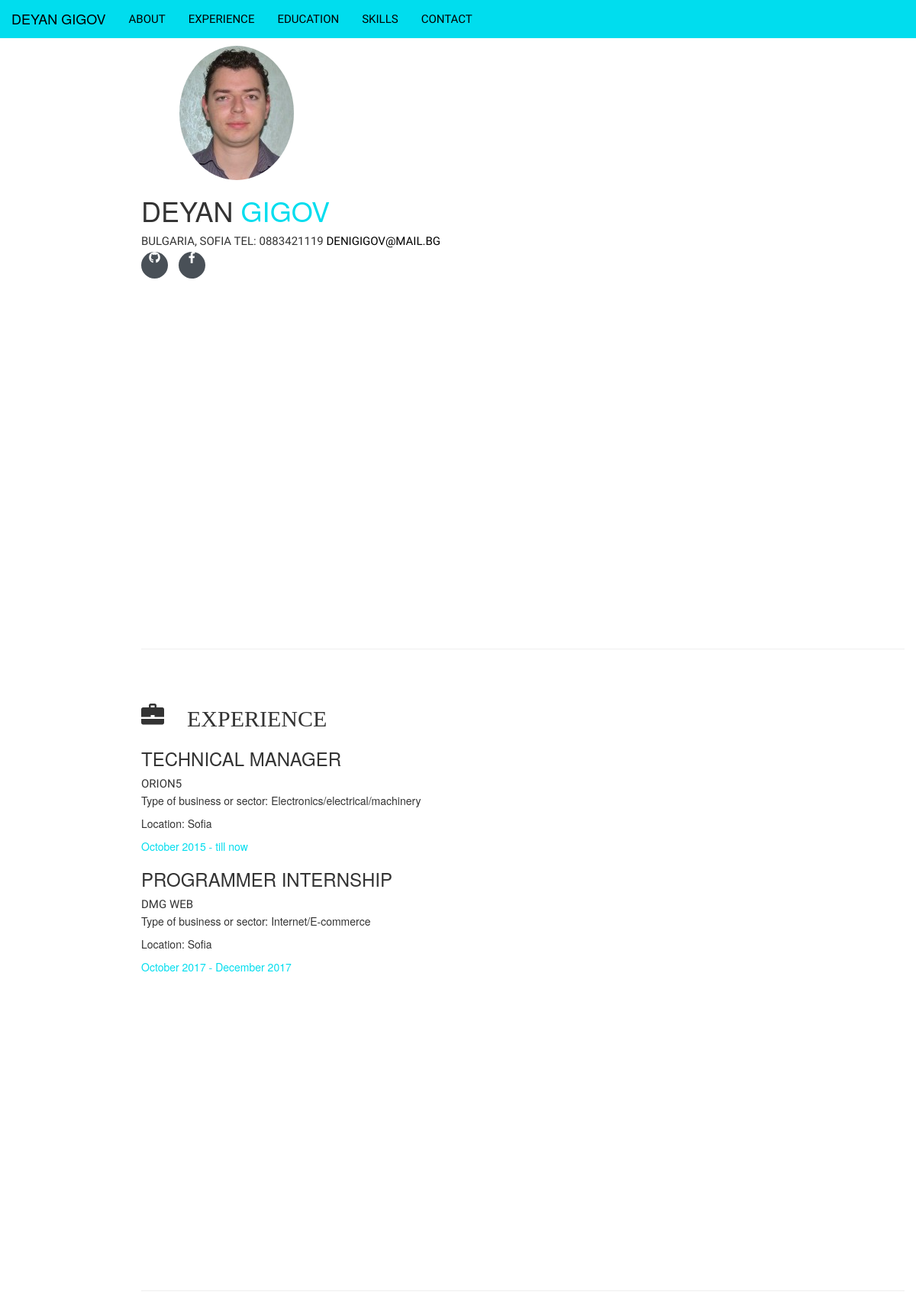
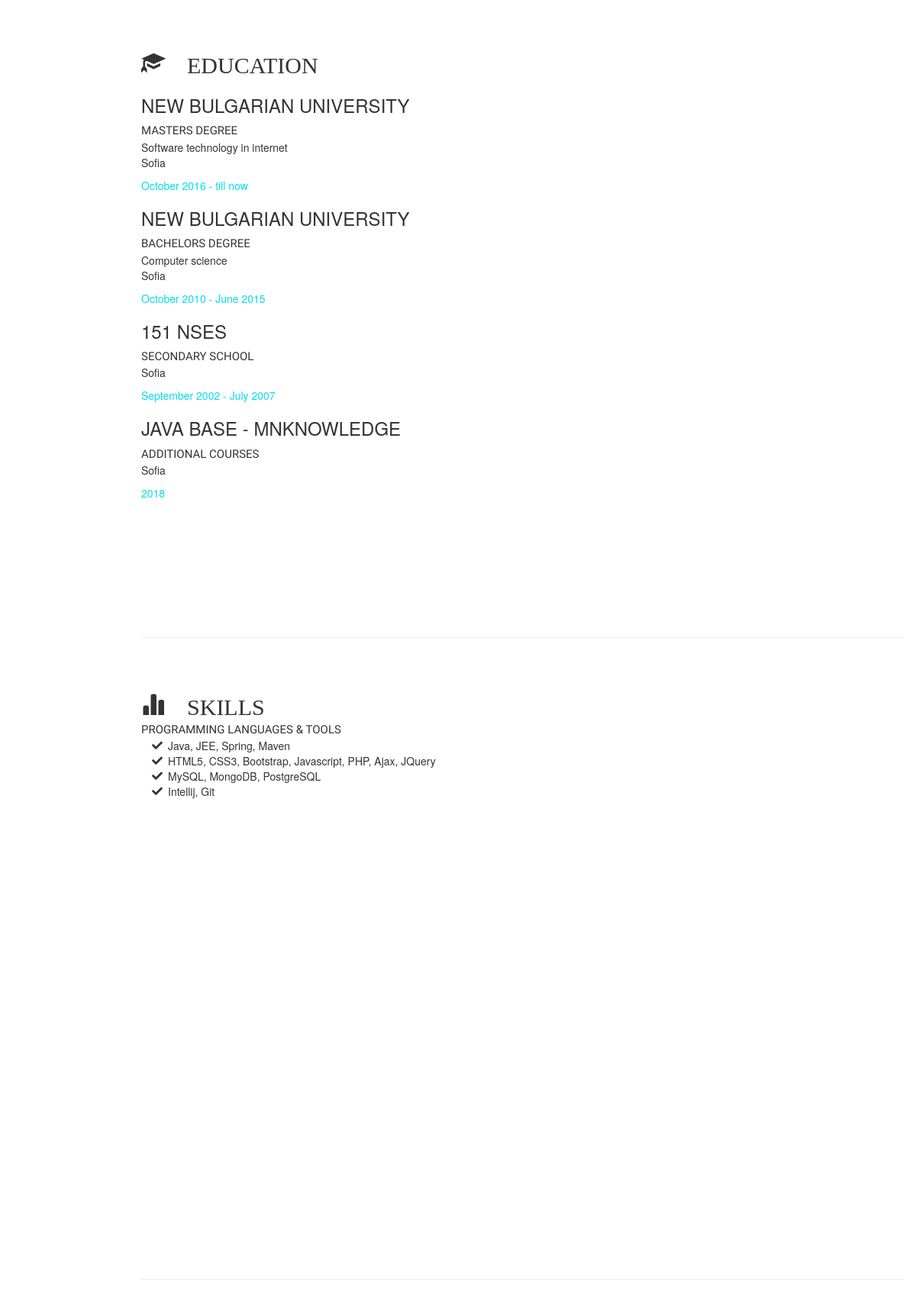
The page / on the database its author committed (2 pictures, top to bottom).
### tables this page shows
CREATE TABLE `info` (
  `FirstName` varchar(255) NOT NULL,
  `LastName` varchar(255) NOT NULL,
  `Country` varchar(255) NOT NULL,
  `City` varchar(255) NOT NULL,
  `Tel` varchar(255) NOT NULL,
  `Email` varchar(255) NOT NULL
);

CREATE TABLE `experience` (
  `Company` varchar(255) NOT NULL,
  `Position` varchar(255) NOT NULL,
  `Sector` varchar(255) NOT NULL,
  `Location` varchar(255) NOT NULL,
  `DateFromTo` varchar(255) NOT NULL
);

CREATE TABLE `education` (
  `University` varchar(255) NOT NULL,
  `Degree` varchar(255) NOT NULL,
  `Program` varchar(255) NOT NULL,
  `Location` varchar(255) NOT NULL,
  `DateFromTo` varchar(255) NOT NULL
);

CREATE TABLE `skills` (
  `Backend` varchar(255) NOT NULL,
  `Frontend` varchar(255) NOT NULL,
  `Data_base` varchar(255) NOT NULL,
  `IDE` varchar(255) NOT NULL
);

### index.php (the view, shortened to what this page needs)
<!DOCTYPE html PUBLIC "-//W3C//DTD XHTML 1.0 Transitional//EN" "http://www.w3.org/TR/xhtml1/DTD/xhtml1-transitional.dtd">
<html xmlns="http://www.w3.org/1999/xhtml">
	<head>
		<link rel="stylesheet" href="style.css" type="text/css" media="screen" />
		<link rel="stylesheet" href="https://use.fontawesome.com/releases/v5.6.3/css/all.css">
		<link rel="stylesheet" href="https://unpkg.com/bootstrap-table@1.13.3/dist/bootstrap-table.min.css">
		<link rel="stylesheet" href="https://maxcdn.bootstrapcdn.com/bootstrap/3.4.0/css/bootstrap.min.css">
	</head>
	<body bgcolor="#FFFFFF" leftmargin=0 topmargin=0 marginwidth=0 marginheight=0 id="page-top">
	<?php
			$connect = new mysqli ("localhost", "root","","cv_data");
	?>
	<nav class="navbar navbar-inverse navbar-color navbar-fixed-top">
	  <div class="container-fluid">
		<div class="navbar-header">
      <a class="navbar-brand" href="#"><h4>Deyan Gigov</h4></a>
    </div>
      <div class="collapse navbar-collapse subheading" id="navbarContent">
        <ul class="nav navbar-nav ">
          <li>
            <a href="#info">About</a>
          </li>
          <li>
            <a href="#work">Experience</a>
          </li>
          <li>
            <a href="#education">Education</a>
          </li>
          <li>
            <a href="#skills">Skills</a>
          </li>
		  <li>
            <a href="contact.php">Contact</a>
          </li>
        </ul>
      </div>
	  </div>
    </nav>
	<div class="container-fluid p-0" style="margin-top:30px;">
      <section class="resume-section p-3 p-lg-5 d-flex d-column" id="info">
        <div><img class="img-profile" src="cv2.jpg" border="0">
		<?php
			$result = $connect->query("SELECT * FROM info");
			$row3=$result->fetch_array();
          echo "<h1 class='mb-0'>".$row3['FirstName']."
            <span class='text-primary'>".$row3['LastName']."</span>
          </h1>
          <div class='subheading mb-5'>".$row3['Country'].", ".$row3['City']." tel:  	".$row3['Tel']."
            <a href='mailto:denigigov@mail.bg'>".$row3['Email']."</a>
          </div>";
		  ?>
          <div class="social-icons">
            <a href="https://github.com/DGigov">
              <i class="fab fa-github"></i>
            </a>
            <a href="https://www.facebook.com/">
              <i class="fab fa-facebook-f"></i>
            </a>
          </div>
        </div>
      </section>
      <hr class="m-0">
      <section class="resume-section p-3 p-lg-5 d-flex flex-column" id="work">
        <div class="my-auto">
          <h2 class="mb-5 glyphicon glyphicon-briefcase"> Experience</h2>
		<?php
			$result1 = $connect->query("SELECT * FROM experience");
			while( ($row=$result1->fetch_array()) != null){
				echo "<div class='resume-item d-flex flex-column flex-md-row mb-5'>
				<div class='resume-content mr-auto'>
				<h3 class='mb-0'>".$row['Position']."</h3>
				<div class='subheading mb-3'>".$row['Company']."</div>
				<p>Type of business or sector: " .$row['Sector']."</p>
				<p>Location: ".$row['Location']."</p>
				</div>
				<div class='resume-date text-md-right'>
					<span class='text-primary'>".$row['DateFromTo']."</span>
				</div>
				</div>";
			}
		?>
        </div>
      </section>
      <hr class="m-0">
      <section class="resume-section p-3 p-lg-5 d-flex flex-column" id="education">
        <div class="my-auto">
          <h2 class="mb-5 glyphicon glyphicon-education"> Education</h2>
			<?php
			$result2 = $connect->query("SELECT * FROM education");
			while( ($row2=$result2->fetch_array()) != null){
				echo "
          <div class='resume-item d-flex flex-column flex-md-row mb-5'>
            <div class='resume-content mr-auto'>
              <h3 class='mb-0'>".$row2['University']."</h3>
              <div class='subheading mb-3'>".$row2['Degree']."</div>
              <div>".$row2['Program']."</div>
              <p>Sofia</p>
            </div>
            <div class='resume-date text-md-right'>
              <span class='text-primary'>".$row2['DateFromTo']."</span>
            </div>
          </div>";
		  }
		?>
        </div>
      </section>
      <hr class="m-0">
      <section class="resume-section p-3 p-lg-5 d-flex flex-column" id="skills">
        <div class="my-auto">
          <h2 class="mb-5 glyphicon glyphicon-stats"> Skills</h2>
          <div class="subheading mb-3">Programming Languages &amp; Tools</div>
          <ul class="fa-ul mb-0">
		  <?php
			$result3 = $connect->query("SELECT * FROM skills");
			$row4=$result3->fetch_array();
				echo "
            <li>
              <i class='fa-li fa fa-check'></i>
              ".$row4['Backend']."</li>
            <li>
              <i class='fa-li fa fa-check'></i>
               ".$row4['Frontend']."</li>
            <li>
              <i class='fa-li fa fa-check'></i>
              ".$row4['Data_base']."</li>
            <li>
              <i class='fa-li fa fa-check'></i>
              ".$row4['IDE']."</li>";
			  ?>
          </ul>
        </div>
      </section>
      <hr class="m-0">
    </div>
	</body>
</html>

### style.css (style rules this page uses)
body { font-family: 'Muli', -apple-system, BlinkMacSystemFont, 'Segoe UI', Roboto, 'Helvetica Neue', Arial, sans-serif, 'Apple Color Emoji', 'Segoe UI Emoji', 'Segoe UI Symbol', 'Noto Color Emoji'; padding-top: 54px; color: #868e96; }
@media (min-width: 992px) { body { padding-top: 0; padding-left: 17rem; } }
h1, h2, h3, h4, h5, h6 { font-family: 'Saira Extra Condensed', -apple-system, BlinkMacSystemFont, 'Segoe UI', Roboto, 'Helvetica Neue', Arial, sans-serif, 'Apple Color Emoji', 'Segoe UI Emoji', 'Segoe UI Symbol', 'Noto Color Emoji'; font-weight: 700; text-transform: uppercase; color: #343a40; }
h1 { font-size: 6rem; line-height: 5.5rem; }
h2 { font-size: 3.5rem; }
h3 { font-size: 2rem; }
h4 { margin-top: 0px !important; }
.subheading { text-transform: uppercase; font-weight: 500; font-family: 'Saira Extra Condensed', -apple-system, BlinkMacSystemFont, 'Segoe UI', Roboto, 'Helvetica Neue', Arial, sans-serif, 'Apple Color Emoji', 'Segoe UI Emoji', 'Segoe UI Symbol', 'Noto Color Emoji'; font-size: 1.5rem; }
.social-icons a { display: inline-block; height: 3.5rem; width: 3.5rem; background-color: #495057; color: #fff !important; border-radius: 100%; text-align: center; font-size: 1.5rem; line-height: 3.5rem; margin-right: 1rem; }
.social-icons a:last-child { margin-right: 0; }
.img-profile { border-radius: 50%; margin-left: 5rem; }
.text-primary { color: #00DDEE !important; }
.navbar-color { background-color: #00DDEE !important; border:0px !important; }
a { color: black !important; }
section.resume-section { padding-top: 5rem !important; padding-bottom: 5rem !important; max-width: 75rem; }
section.resume-section .resume-item .resume-date { min-width: none; }
@media (min-width: 768px) { section.resume-section { min-height: 100vh; } }
@media (min-width: 768px) { section.resume-section .resume-item .resume-date { min-width: 18rem; } }
@media (min-width: 992px) { section.resume-section { padding-top: 3rem !important; padding-bottom: 3rem !important; } }

### rows shown on the page
info: FirstName "DEYAN", LastName "GIGOV", Country "BULGARIA", City "SOFIA", Tel "0883421119", Email "DENIGIGOV@MAIL.BG"
experience: Position "TECHNICAL MANAGER", Company "ORION5", Sector "Electronics/electrical/machinery", Location "Sofia", DateFromTo "October 2015 - till now"
experience: Position "PROGRAMMER INTERNSHIP", Company "DMG WEB", Sector "Internet/E-commerce", Location "Sofia", DateFromTo "October 2017 - December 2017"
education: University "NEW BULGARIAN UNIVERSITY", Degree "MASTERS DEGREE", Program "Software technology in internet", DateFromTo "October 2016 - till now"
education: University "NEW BULGARIAN UNIVERSITY", Degree "BACHELORS DEGREE", Program "Computer science", DateFromTo "October 2010 - June 2015"
education: University "151 NSES", Degree "SECONDARY SCHOOL", DateFromTo "September 2002 - July 2007"
education: University "JAVA BASE - MNKNOWLEDGE", Degree "ADDITIONAL COURSES", DateFromTo "2018"
skills: Backend "Java, JEE, Spring, Maven", Frontend "HTML5, CSS3, Bootstrap, Javascript, PHP, Ajax, JQuery", Data_base "MySQL, MongoDB, PostgreSQL", IDE "Intellij, Git"
